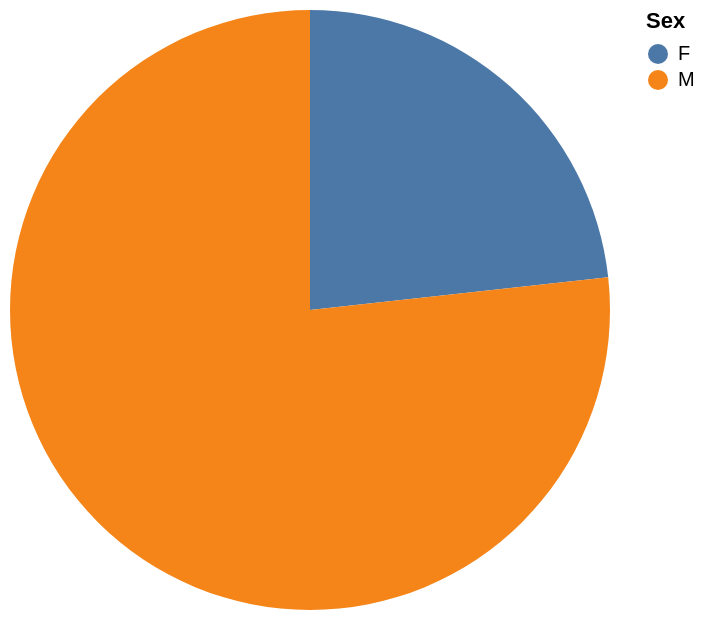

Vega-Lite specification stored for this chart:
### Vega-Lite specification from a JSON file in a GitHub repository (floating-point values rounded to 4 significant figures)
{"data": {"values": [{"x_data": "F", "y_data": 184}, {"x_data": "M", "y_data": 607}]}, "mark": "arc", "encoding": {"theta": {"field": "y_data", "type": "quantitative", "title": "SUM(Weight)"}, "color": {"field": "x_data", "type": "nominal", "title": "Sex"}}}
